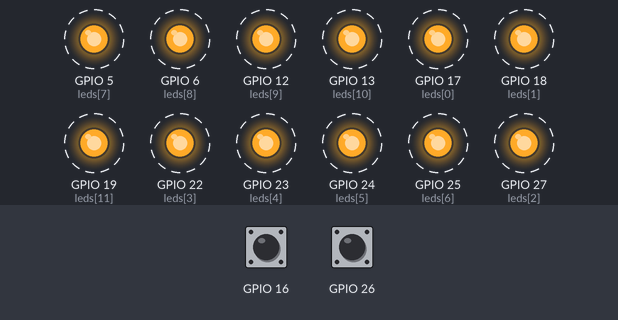
This program was run on a simulated Raspberry Pi (BCM pin numbers). Parts: output pins drawn as LEDs (lit = HIGH). Dashed ring = blinking. The inputs (shaded band) are chosen by the test bench; at power-on: GPIO 16 HIGH, GPIO 26 HIGH.

Above: at 0.9 s.
1.3 s: GPIO 16 pulsed LOW 5 times (0.12 s each, 0.3 s apart)
At 1.75 s:
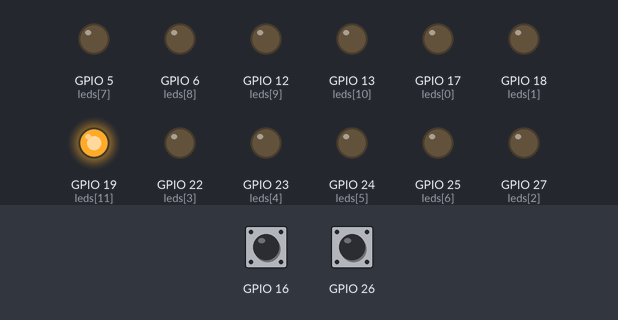
4.3 s: GPIO 16 pulled LOW for 0.15 s
At 4.4 s:
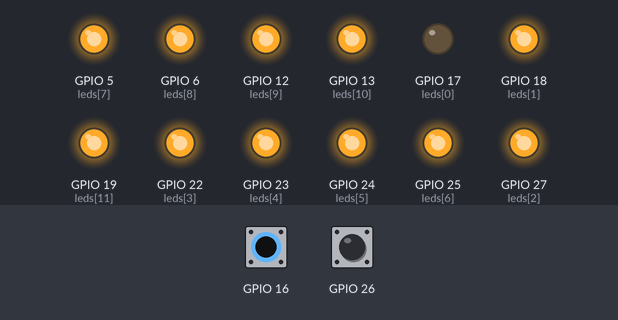
7.3 s: GPIO 16 pulled LOW for 1 s
At 7.4 s:
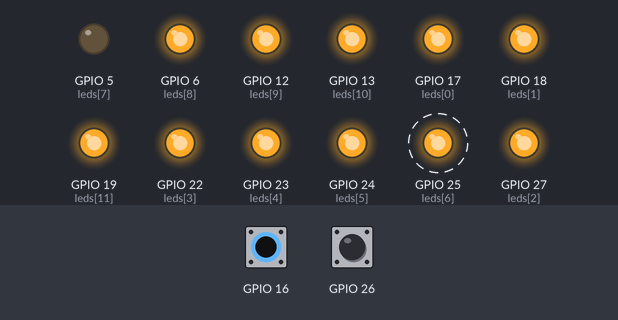
At 9.8 s:
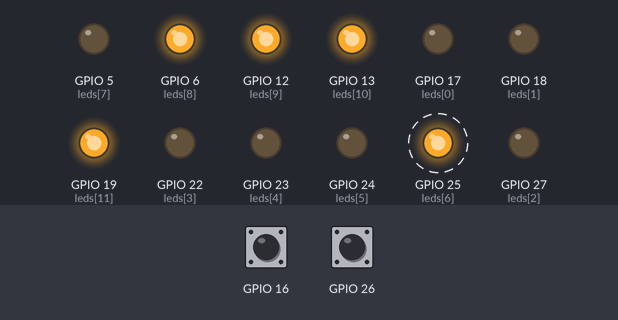
10.3 s: GPIO 16 pulled LOW for 0.15 s
13.3 s: GPIO 16 pulled LOW for 3.2 s
18.0 s: GPIO 16 pulled LOW for 0.15 s
Timing chart, 0 to 24.2 s (numbered marks = the images above; inputs shaded):
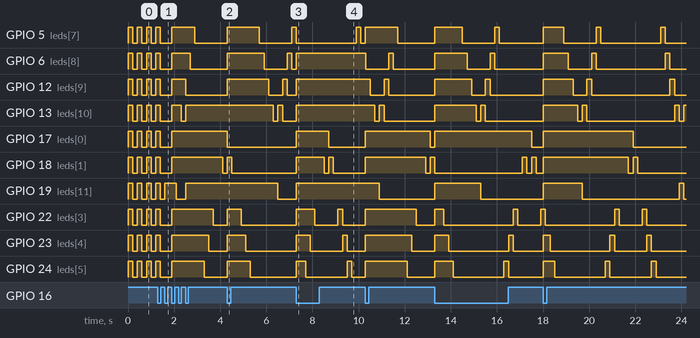

The program:

gpio_game.py
```python
import RPi.GPIO as GPIO
import time

# **** SETUP GPIO ****
GPIO.setmode(GPIO.BCM)
GPIO.setwarnings(False)

# Save LEDs and BUTTONs pin nums in an array for easy manipulation
leds = [17, 18, 27, 22, 23,24, 25, 5, 6, 12, 13, 19]
buttons = [16, 26]

# Setup GPIO OUT (LEDs)
for i in leds:
        GPIO.setup(i, GPIO.OUT, initial=0)

# Setup GPIO IN (BUTTONs)
for i in buttons:
    GPIO.setup(i, GPIO.IN, pull_up_down=GPIO.PUD_UP)


# **** SINGLE LED METHODS ****
# Turns off given LED
def led_off(num):
    GPIO.output(num, 0)

# Turns on given LED
def led_on(num):
    GPIO.output(num, 1)

# Flashes given LED in given seconds and takes bool to toggle last sleep
def led_flash(num, sec, sleep_on):
    led_on(num)
    time.sleep(sec)
    led_off(num)
    if(sleep_on):
        time.sleep(sec)


# **** ALL LEDS METHODS ****
# Turns off all LEDs
def all_led_off(ev=None):
    for i in leds:
        led_off(i)

# Turns on all LEDs
def all_led_on(ev=None):
    for i in leds:
        led_on(i)

# Flashes all LEDs in given seconds and takes bool to toggle last sleep
def all_leds_flash(sec, sleep_on):
    all_led_on()
    time.sleep(sec)
    all_led_off()
    if(sleep_on):
        time.sleep(sec)


# Traverses and flashes the LEDs individualy forward
def traverse_led_f(sec):
    for i in leds[1:]:
        GPIO.output(i, 1)
        time.sleep(sec)
        GPIO.output(i, 0)

# Traverses and flashes the LEDs individualy backward
def traverse_led_b(sec):
    for i in reversed(leds[:-1]):
        GPIO.output(i, 1)
        time.sleep(sec)
        GPIO.output(i, 0)


# **** GAME ****
# Start game for red
def start_red():
    speed = INIT_SPEED
    score = False
    # Flash before start
    for i in range(4):
        all_leds_flash(speed, True)
    # Hold red LED, then start
    led_flash(leds[:1], HOLD, False)
    while not score:
        traverse_led_f(speed)
        traverse_led_b(speed)

# Start game for blue
def start_blue():
    speed = INIT_SPEED
    score = False
    # Flash before start
    for i in range(4):
        all_leds_flash(speed, True)
    # Hold red LED, then start
    led_flash(leds[-1], HOLD, False)
    while not score:
        traverse_led_b(speed)
        traverse_led_f(speed)


# **** Main ****
# Detect input events
GPIO.add_event_detect(16, GPIO.FALLING, callback=all_led_on, bouncetime=300)
GPIO.add_event_detect(26, GPIO.FALLING, callback=all_led_off, bouncetime=300)


INIT_SPEED = .2
HOLD = .5
# Start game, Red always starts on first match
while True:
    start_blue()
    
```

Measured:
- after the input at 7.3 s, GPIO 6 (leds[8]): LOW → HIGH after 0.00 s instead of 2.8 s; GPIO 12 (leds[9]), GPIO 13 (leds[10]), GPIO 19 (leds[11]): LOW → HIGH at once
